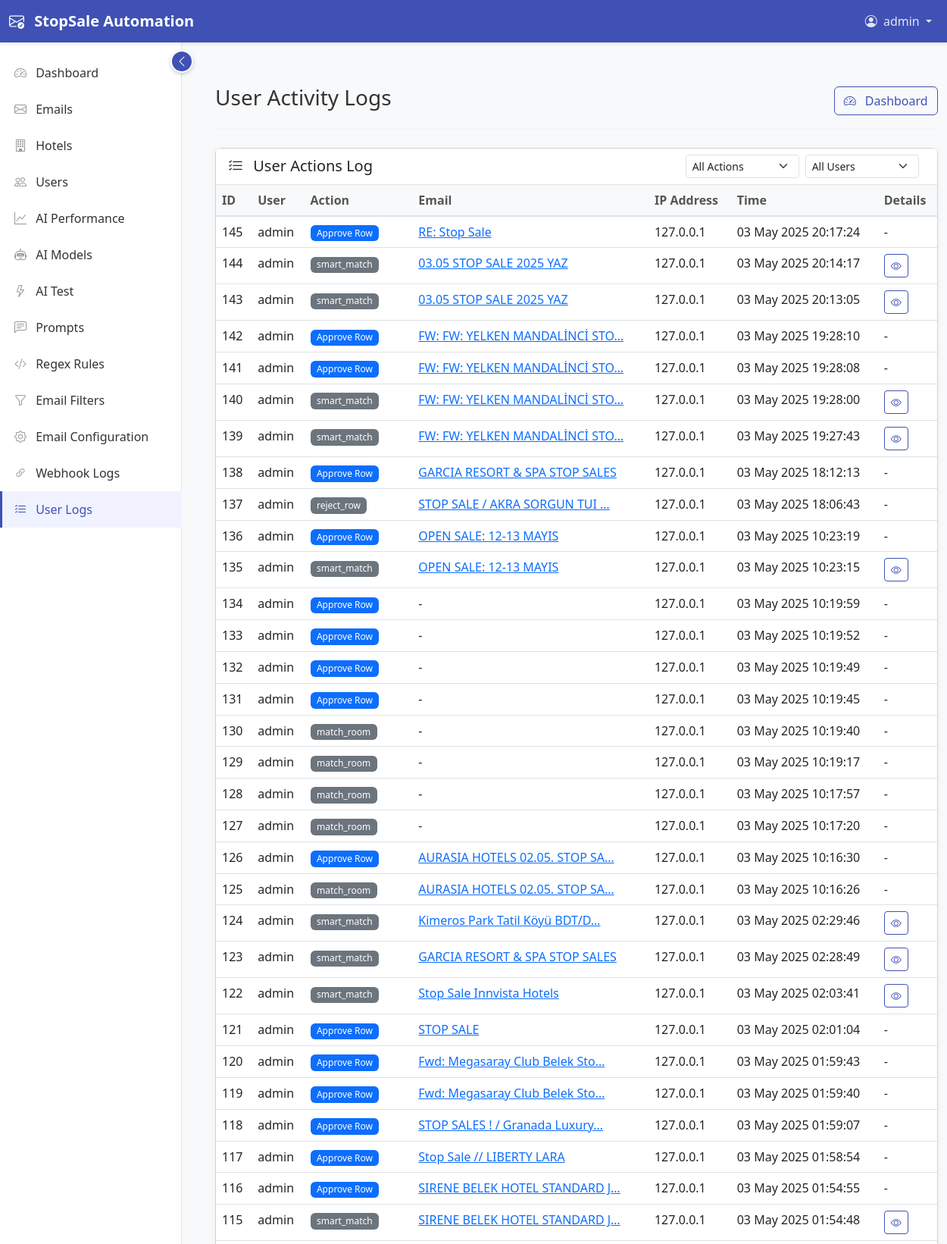
The page /core/user-logs/ (signed in, upper part) on the database its author committed.
### users/models.py (models this page shows, shortened)
class User(AbstractUser):
    ROLE_CHOICES = (
        ('admin', 'Admin'),
        ('agent', 'Agent'),
        ('viewer', 'Viewer'),
    )
    email = models.EmailField(unique=True)
    role = models.CharField(max_length=10, choices=ROLE_CHOICES, default='agent')
    last_login_ip = models.GenericIPAddressField(null=True, blank=True)
    created_at = models.DateTimeField(auto_now_add=True, null=True)
    updated_at = models.DateTimeField(auto_now=True, null=True)
    objects = UserManager()
    @property
    def is_admin(self):
        return self.role == 'admin'

### emails/models.py (models this page shows, shortened)
class UserLog(models.Model):
    ACTION_CHOICES = [
        ('login', 'Login'),
        ('logout', 'Logout'),
        ('approve_row', 'Approve Row'),
        ('edit_row', 'Edit Row'),
        ('send_to_robot', 'Send to Robot'),
        ('mark_hotel_not_found', 'Mark Hotel Not Found'),
        ('mark_room_not_found', 'Mark Room Not Found'),
        ('ignore_email', 'Ignore Email'),
        ('assign_email', 'Assign Email'),
    ]
    user = models.ForeignKey(User, on_delete=models.CASCADE, related_name='logs')
    action_type = models.CharField(max_length=50, choices=ACTION_CHOICES)
    email = models.ForeignKey(Email, on_delete=models.SET_NULL, null=True, blank=True, related_name='logs')
    email_row = models.ForeignKey(EmailRow, on_delete=models.SET_NULL, null=True, blank=True, related_name='logs')
    ip_address = models.GenericIPAddressField(null=True, blank=True)
    details = models.TextField(null=True, blank=True)
    timestamp = models.DateTimeField(auto_now_add=True)
    class Meta:
        verbose_name = 'User Log'
        verbose_name_plural = 'User Logs'
        ordering = ['-timestamp']

class Email(models.Model):
    STATUS_CHOICES = [
        ('pending', 'Pending'),
        ('approved', 'Approved'),
        ('manual_processed', 'Manual Processed'),
        ('sent_to_robot', 'Sent to Robot'),
        ('robot_processed', 'Robot Processed'),
        ('ignored', 'Ignored'),
        ('error', 'Error'),
    ]
    subject = models.CharField(max_length=500)
    sender = models.CharField(max_length=255)
    recipient = models.CharField(max_length=255)
    received_date = models.DateTimeField()
    message_id = models.CharField(max_length=500, unique=True)
    body_text = models.TextField()
    body_html = models.TextField(null=True, blank=True)
    status = models.CharField(max_length=20, choices=STATUS_CHOICES, default='pending')
    has_attachments = models.BooleanField(default=False)
    processed_by = models.ForeignKey(User, on_delete=models.SET_NULL, null=True, blank=True, related_name='processed_emails')
    assigned_to = models.ForeignKey(User, on_delete=models.SET_NULL, null=True, blank=True, related_name='assigned_emails')
    created_at = models.DateTimeField(auto_now_add=True)
    updated_at = models.DateTimeField(auto_now=True)
    attachment_analysis_results = models.JSONField(null=True, blank=True)
    class Meta:
        verbose_name = 'Email'
        verbose_name_plural = 'Emails'
        ordering = ['-received_date']

### core/views.py (the view)
# urls.py: path('user-logs/', views.user_log_list, name='user_log_list'),
@login_required
def user_log_list(request):
    action = request.GET.get('action', '')
    user_id = request.GET.get('user', '')
    logs = UserLog.objects.all()
    if action:
        logs = logs.filter(action_type=action)
    if user_id:
        logs = logs.filter(user_id=user_id)
    logs = logs.order_by('-timestamp')
    users = User.objects.filter(is_active=True).order_by('username')
    context = {
        'logs': logs,
        'users': users,
    }
    return render(request, 'core/user_log_list.html', context)

### templates/core/user_log_list.html (shortened to what this page needs)
{% extends 'base/base.html' %}
{% block content %}
<div class="page-header d-flex justify-content-between align-items-center">
    <h1>User Activity Logs</h1>
    <div class="btn-group">
        <a href="{% url 'core:dashboard' %}" class="btn btn-outline-primary">
            <i class="bi bi-speedometer2 me-2"></i> Dashboard
        </a>
    </div>
</div>
<div class="card">
    <div class="card-header d-flex justify-content-between align-items-center">
        <h5 class="mb-0">
            <i class="bi bi-list-check me-2"></i> User Actions Log
        </h5>
        <div>
            <form class="d-flex" method="get">
                <select name="action" class="form-select form-select-sm me-2" onchange="this.form.submit()">
                    <option value="">All Actions</option>
                </select>
                <select name="user" class="form-select form-select-sm me-2" onchange="this.form.submit()">
                    <option value="">All Users</option>
                </select>
            </form>
        </div>
    </div>
    <div class="card-body p-0">
        <div class="table-responsive">
            <table class="table table-hover mb-0">
                <thead class="table-light">
                    <tr>
                        <th>ID</th>
                        <th>User</th>
                        <th>Action</th>
                        <th>Email</th>
                        <th>IP Address</th>
                        <th>Time</th>
                        <th>Details</th>
                    </tr>
                </thead>
                <tbody>
                    {% for log in logs %}
                    <tr>
                        <td>{{ log.id }}</td>
                        <td>{{ log.user.username }}</td>
                        <td>
                            {% if log.action_type == 'login' %}
                            <span class="badge bg-success">Login</span>
                            {% elif log.action_type == 'logout' %}
                            <span class="badge bg-secondary">Logout</span>
                            {% elif log.action_type == 'approve_row' %}
                            <span class="badge bg-primary">Approve Row</span>
                            {% elif log.action_type == 'edit_row' %}
                            <span class="badge bg-info">Edit Row</span>
                            {% elif log.action_type == 'send_to_robot' %}
                            <span class="badge bg-warning">Send to Robot</span>
                            {% elif log.action_type == 'mark_hotel_not_found' %}
                            <span class="badge bg-danger">Hotel Not Found</span>
                            {% elif log.action_type == 'mark_room_not_found' %}
                            <span class="badge bg-danger">Room Not Found</span>
                            {% elif log.action_type == 'ignore_email' %}
                            <span class="badge bg-dark">Ignore Email</span>
                            {% elif log.action_type == 'assign_email' %}
                            <span class="badge bg-primary">Assign Email</span>
                            {% else %}
                            <span class="badge bg-secondary">{{ log.action_type }}</span>
                            {% endif %}
                        </td>
                        <td>
                            {% if log.email %}
                            <a href="{% url 'emails:email_detail' log.email.id %}">
                                {{ log.email.subject|truncatechars:30 }}
                            </a>
                            {% else %}
                            -
                            {% endif %}
                        </td>
                        <td>{{ log.ip_address|default_if_none:"-" }}</td>
                        <td>{{ log.timestamp|date:"d M Y H:i:s" }}</td>
                        <td>
                            {% if log.details %}
                            <button type="button" class="btn btn-sm btn-outline-primary view-details-btn"
                                    data-bs-toggle="modal" data-bs-target="#logDetailModal"
                                    data-id="{{ log.id }}"
                                    data-details="{{ log.details|stringformat:'s'|escapejs }}">
                                <i class="bi bi-eye"></i>
                            </button>
                            {% else %}
                            -
                            {% endif %}
                        </td>
                    </tr>
                    {% endfor %}
                </tbody>
            </table>
        </div>
    </div>
</div>
{% endblock %}

### templates/base/base.html (shortened to what this page needs)
{% load static %}
<!DOCTYPE html>
<html lang="en">
<head>
    <link href="https://cdn.jsdelivr.net/npm/bootstrap@5.3.0-alpha1/dist/css/bootstrap.min.css" rel="stylesheet">
    <link rel="stylesheet" href="https://cdn.jsdelivr.net/npm/bootstrap-icons@1.10.3/font/bootstrap-icons.css">
    <link rel="stylesheet" href="https://cdn.jsdelivr.net/npm/flatpickr/dist/flatpickr.min.css">
    <link rel="stylesheet" href="https://cdn.jsdelivr.net/npm/select2@4.1.0-rc.0/dist/css/select2.min.css">
    <link rel="stylesheet" href="https://cdn.jsdelivr.net/npm/select2-bootstrap-5-theme@1.3.0/dist/select2-bootstrap-5-theme.min.css">
    <link rel="stylesheet" href="https://cdnjs.cloudflare.com/ajax/libs/toastr.js/latest/toastr.min.css">
    <link rel="stylesheet" href="{% static 'css/ux-improvements.css' %}">
</head>
<body>
    <nav class="navbar navbar-expand-lg navbar-dark fixed-top">
        <div class="container-fluid">
            <a class="navbar-brand" href="{% url 'core:dashboard' %}">
                <i class="bi bi-envelope-check me-2"></i>
                StopSale Automation
            </a>
            <div class="collapse navbar-collapse" id="navbarNav">
                <ul class="navbar-nav ms-auto">
                    {% if user.is_authenticated %}
                    <li class="nav-item dropdown">
                        <a class="nav-link dropdown-toggle" href="#" id="navbarDropdown" role="button" data-bs-toggle="dropdown" aria-expanded="false">
                            <i class="bi bi-person-circle me-1"></i> {{ user.username }}
                        </a>
                    </li>
                    {% else %}
                    <li class="nav-item">
                        <a class="nav-link" href="{% url 'core:login' %}">Login</a>
                    </li>
                    {% endif %}
                </ul>
            </div>
        </div>
    </nav>
    <div class="container-fluid">
        <div class="row">
            {% if user.is_authenticated %}
            <nav id="sidebar" class="col-lg-2 d-lg-block sidebar">
                <div class="sidebar-toggle d-none d-lg-flex" id="sidebarToggle">
                    <i class="bi bi-chevron-left" id="toggleIcon"></i>
                </div>
                <div class="sidebar-sticky">
                    <ul class="nav flex-column">
                        <li class="nav-item">
                            <a class="nav-link {% if request.resolver_match.app_name == 'core' and request.resolver_match.url_name == 'dashboard' %}active{% endif %}" href="{% url 'core:dashboard' %}">
                                <i class="bi bi-speedometer2"></i> <span>Dashboard</span>
                            </a>
                        </li>
                        <li class="nav-item">
                            <a class="nav-link {% if request.resolver_match.app_name == 'emails' and request.resolver_match.url_name == 'email_list' %}active{% endif %}" href="{% url 'emails:email_list' %}">
                                <i class="bi bi-envelope"></i> <span>Emails</span>
                            </a>
                        </li>
                        {% if user.is_admin or user.is_supervisor %}
                        <li class="nav-item">
                            <a class="nav-link {% if request.resolver_match.app_name == 'hotels' %}active{% endif %}" href="{% url 'hotels:hotel_list' %}">
                                <i class="bi bi-building"></i> <span>Hotels</span>
                            </a>
                        </li>
                        {% endif %}
                        {% if user.is_admin %}
                        <li class="nav-item">
                            <a class="nav-link {% if request.resolver_match.app_name == 'users' %}active{% endif %}" href="{% url 'users:user_list' %}">
                                <i class="bi bi-people"></i> <span>Users</span>
                            </a>
                        </li>
                        <li class="nav-item">
                            <a class="nav-link {% if request.resolver_match.app_name == 'core' and request.resolver_match.url_name == 'ai_performance' %}active{% endif %}" href="{% url 'core:ai_performance' %}">
                                <i class="bi bi-graph-up"></i> <span>AI Performance</span>
                            </a>
                        </li>
                        <li class="nav-item">
                            <a class="nav-link {% if request.resolver_match.app_name == 'core' and request.resolver_match.url_name == 'ai_model_list' %}active{% endif %}" href="{% url 'core:ai_model_list' %}">
                                <i class="bi bi-robot"></i> <span>AI Models</span>
                            </a>
                        </li>
                        <li class="nav-item">
                            <a class="nav-link {% if request.resolver_match.app_name == 'core' and request.resolver_match.url_name == 'ai_test' %}active{% endif %}" href="{% url 'core:ai_test' %}">
                                <i class="bi bi-lightning"></i> <span>AI Test</span>
                            </a>
                        </li>
                        <li class="nav-item">
                            <a class="nav-link {% if request.resolver_match.app_name == 'core' and request.resolver_match.url_name == 'prompt_list' %}active{% endif %}" href="{% url 'core:prompt_list' %}">
                                <i class="bi bi-chat-left-text"></i> <span>Prompts</span>
                            </a>
                        </li>
                        <li class="nav-item">
                            <a class="nav-link {% if request.resolver_match.app_name == 'core' and request.resolver_match.url_name == 'regex_rule_list' %}active{% endif %}" href="{% url 'core:regex_rule_list' %}">
                                <i class="bi bi-code-slash"></i> <span>Regex Rules</span>
                            </a>
                        </li>
                        <li class="nav-item">
                            <a class="nav-link {% if request.resolver_match.app_name == 'core' and request.resolver_match.url_name == 'email_filter_list' %}active{% endif %}" href="{% url 'core:email_filter_list' %}">
                                <i class="bi bi-funnel"></i> <span>Email Filters</span>
                            </a>
                        </li>
                        <li class="nav-item">
                            <a class="nav-link {% if request.resolver_match.app_name == 'core' and request.resolver_match.url_name == 'email_config' %}active{% endif %}" href="{% url 'core:email_config' %}">
                                <i class="bi bi-gear"></i> <span>Email Configuration</span>
                            </a>
                        </li>
                        <li class="nav-item">
                            <a class="nav-link {% if request.resolver_match.app_name == 'core' and request.resolver_match.url_name == 'webhook_log_list' %}active{% endif %}" href="{% url 'core:webhook_log_list' %}">
                                <i class="bi bi-link-45deg"></i> <span>Webhook Logs</span>
                            </a>
                        </li>
                        <li class="nav-item">
                            <a class="nav-link {% if request.resolver_match.app_name == 'core' and request.resolver_match.url_name == 'user_log_list' %}active{% endif %}" href="{% url 'core:user_log_list' %}">
                                <i class="bi bi-list-check"></i> <span>User Logs</span>
                            </a>
                        </li>
                        {% endif %}
                    </ul>
                </div>
            </nav>
            {% endif %}
            <main id="content" class="{% if user.is_authenticated %}col-lg-10 content{% else %}col-12{% endif %}" id="main-content">
                <div class="container-fluid py-4">
                    {% block content %}{% endblock %}
                </div>
            </main>
        </div>
    </div>
</body>
</html>

### rows shown on the page
User: username "admin"
UserLog: id "145", user.username "admin", action_type "Approve Row", email.subject "RE: Stop Sale", ip_address "127.0.0.1", timestamp "03 May 2025 20:17:24"
UserLog: id "144", user.username "admin", action_type "smart_match", email.subject "03.05 STOP SALE 2025 YAZ", ip_address "127.0.0.1", timestamp "03 May 2025 20:14:17"
UserLog: id "143", user.username "admin", action_type "smart_match", email.subject "03.05 STOP SALE 2025 YAZ", ip_address "127.0.0.1", timestamp "03 May 2025 20:13:05"
UserLog: id "142", user.username "admin", action_type "Approve Row", email.subject "FW: FW: YELKEN MANDALİNCİ STO…", ip_address "127.0.0.1", timestamp "03 May 2025 19:28:10"
UserLog: id "141", user.username "admin", action_type "Approve Row", email.subject "FW: FW: YELKEN MANDALİNCİ STO…", ip_address "127.0.0.1", timestamp "03 May 2025 19:28:08"
UserLog: id "140", user.username "admin", action_type "smart_match", email.subject "FW: FW: YELKEN MANDALİNCİ STO…", ip_address "127.0.0.1", timestamp "03 May 2025 19:28:00"
UserLog: id "139", user.username "admin", action_type "smart_match", email.subject "FW: FW: YELKEN MANDALİNCİ STO…", ip_address "127.0.0.1", timestamp "03 May 2025 19:27:43"
UserLog: id "138", user.username "admin", action_type "Approve Row", email.subject "GARCIA RESORT & SPA STOP SALES", ip_address "127.0.0.1", timestamp "03 May 2025 18:12:13"
UserLog: id "137", user.username "admin", action_type "reject_row", email.subject "STOP SALE / AKRA SORGUN TUI …", ip_address "127.0.0.1", timestamp "03 May 2025 18:06:43"
UserLog: id "136", user.username "admin", action_type "Approve Row", email.subject "OPEN SALE: 12-13 MAYIS", ip_address "127.0.0.1", timestamp "03 May 2025 10:23:19"
UserLog: id "135", user.username "admin", action_type "smart_match", email.subject "OPEN SALE: 12-13 MAYIS", ip_address "127.0.0.1", timestamp "03 May 2025 10:23:15"
UserLog: id "134", user.username "admin", action_type "Approve Row", ip_address "127.0.0.1", timestamp "03 May 2025 10:19:59"
UserLog: id "133", user.username "admin", action_type "Approve Row", ip_address "127.0.0.1", timestamp "03 May 2025 10:19:52"
UserLog: id "132", user.username "admin", action_type "Approve Row", ip_address "127.0.0.1", timestamp "03 May 2025 10:19:49"
UserLog: id "131", user.username "admin", action_type "Approve Row", ip_address "127.0.0.1", timestamp "03 May 2025 10:19:45"
UserLog: id "130", user.username "admin", action_type "match_room", ip_address "127.0.0.1", timestamp "03 May 2025 10:19:40"
UserLog: id "129", user.username "admin", action_type "match_room", ip_address "127.0.0.1", timestamp "03 May 2025 10:19:17"
UserLog: id "128", user.username "admin", action_type "match_room", ip_address "127.0.0.1", timestamp "03 May 2025 10:17:57"
UserLog: id "127", user.username "admin", action_type "match_room", ip_address "127.0.0.1", timestamp "03 May 2025 10:17:20"
UserLog: id "126", user.username "admin", action_type "Approve Row", email.subject "AURASIA HOTELS 02.05. STOP SA…", ip_address "127.0.0.1", timestamp "03 May 2025 10:16:30"
UserLog: id "125", user.username "admin", action_type "match_room", email.subject "AURASIA HOTELS 02.05. STOP SA…", ip_address "127.0.0.1", timestamp "03 May 2025 10:16:26"
UserLog: id "124", user.username "admin", action_type "smart_match", email.subject "Kimeros Park Tatil Köyü BDT/D…", ip_address "127.0.0.1", timestamp "03 May 2025 02:29:46"
UserLog: id "123", user.username "admin", action_type "smart_match", email.subject "GARCIA RESORT & SPA STOP SALES", ip_address "127.0.0.1", timestamp "03 May 2025 02:28:49"
UserLog: id "122", user.username "admin", action_type "smart_match", email.subject "Stop Sale Innvista Hotels", ip_address "127.0.0.1", timestamp "03 May 2025 02:03:41"
UserLog: id "121", user.username "admin", action_type "Approve Row", email.subject "STOP SALE", ip_address "127.0.0.1", timestamp "03 May 2025 02:01:04"
UserLog: id "120", user.username "admin", action_type "Approve Row", email.subject "Fwd: Megasaray Club Belek Sto…", ip_address "127.0.0.1", timestamp "03 May 2025 01:59:43"
UserLog: id "119", user.username "admin", action_type "Approve Row", email.subject "Fwd: Megasaray Club Belek Sto…", ip_address "127.0.0.1", timestamp "03 May 2025 01:59:40"
UserLog: id "118", user.username "admin", action_type "Approve Row", email.subject "STOP SALES ! / Granada Luxury…", ip_address "127.0.0.1", timestamp "03 May 2025 01:59:07"
UserLog: id "117", user.username "admin", action_type "Approve Row", email.subject "Stop Sale // LIBERTY LARA", ip_address "127.0.0.1", timestamp "03 May 2025 01:58:54"
UserLog: id "116", user.username "admin", action_type "Approve Row", email.subject "SIRENE BELEK HOTEL STANDARD J…", ip_address "127.0.0.1", timestamp "03 May 2025 01:54:55"
UserLog: id "115", user.username "admin", action_type "smart_match", email.subject "SIRENE BELEK HOTEL STANDARD J…", ip_address "127.0.0.1", timestamp "03 May 2025 01:54:48"
